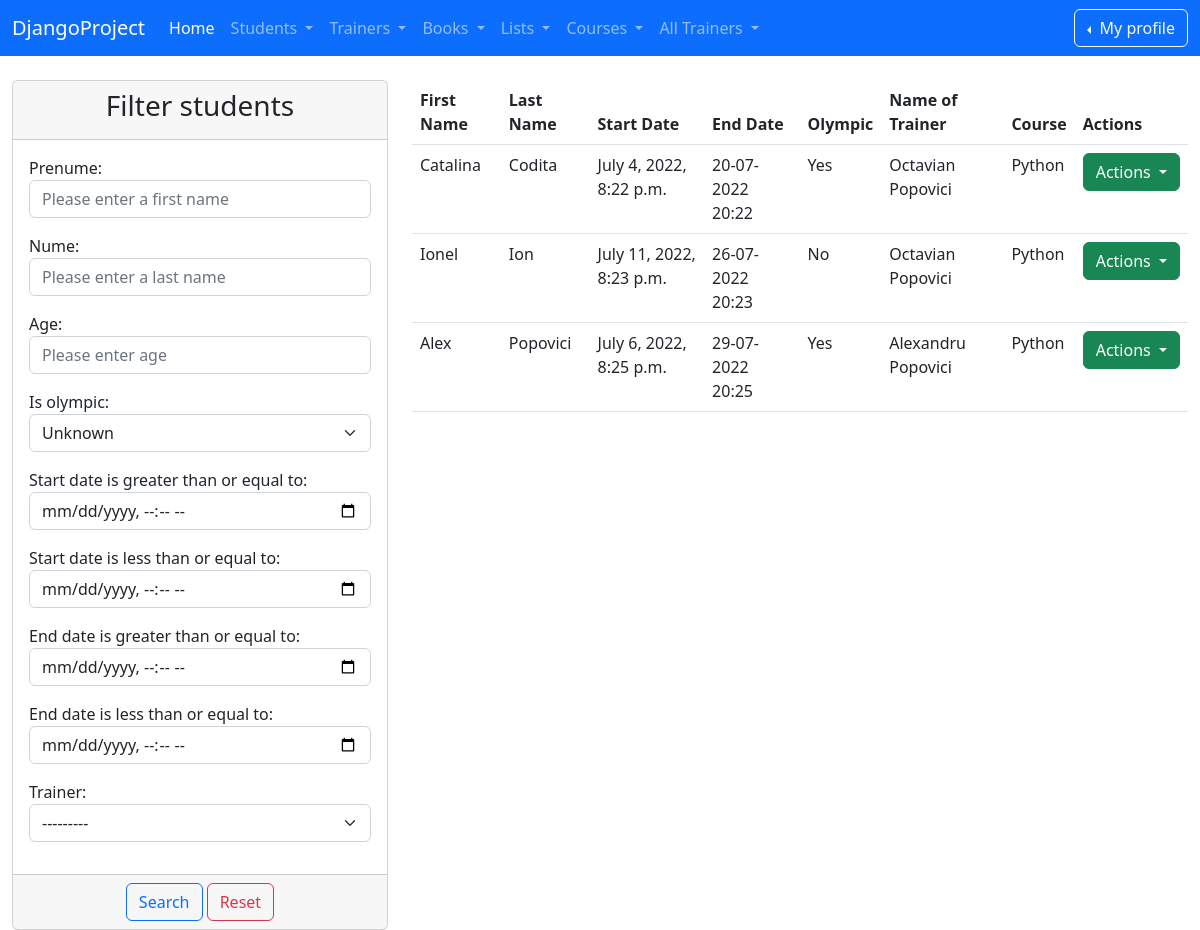
/list_of_students/ (signed in), run on an earlier commit of the app's database.
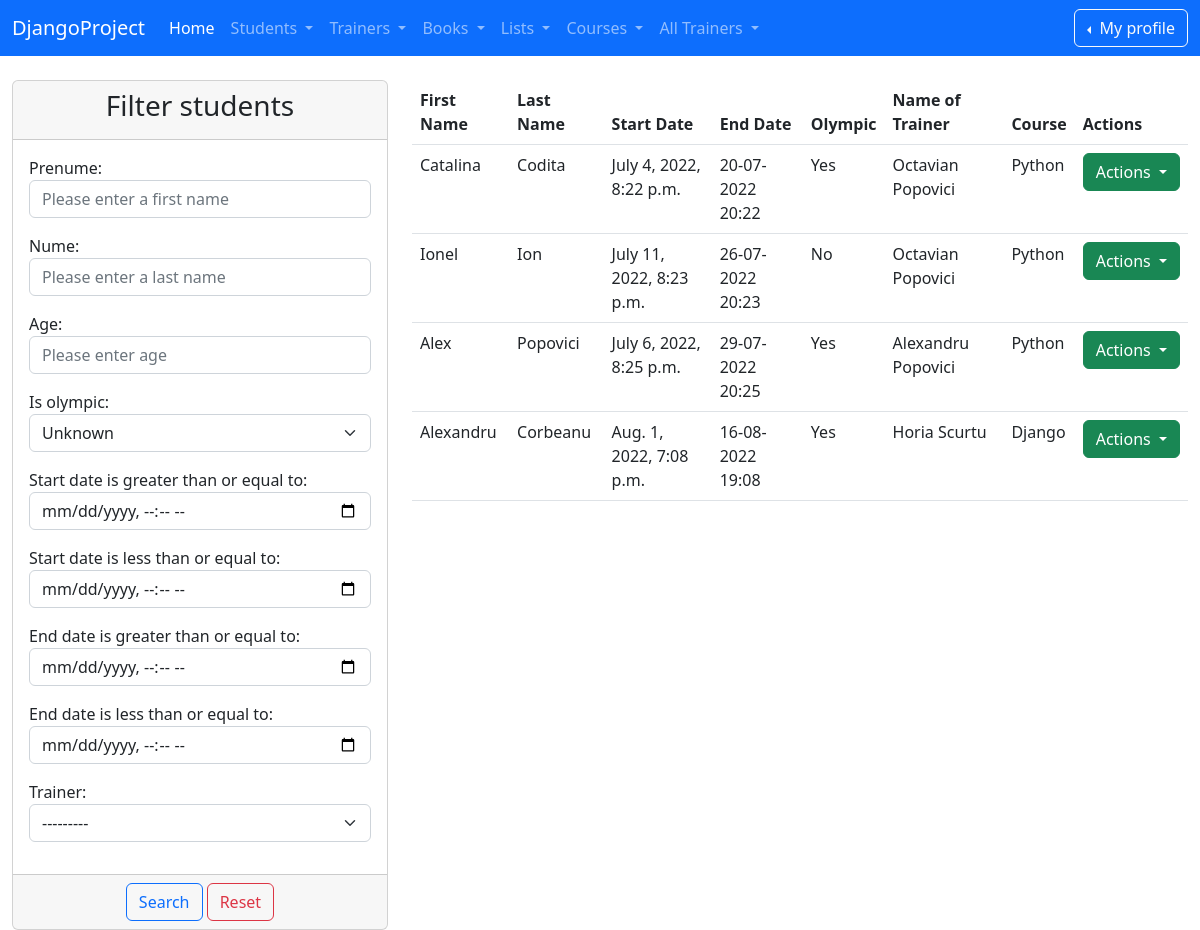
And on a later commit of the database.
### student/models.py (models this page shows)
class Student(models.Model):
    first_name = models.CharField(max_length=30)
    last_name = models.CharField(max_length=30)
    age = models.IntegerField()
    is_olympic = models.BooleanField(default=False)
    address = models.CharField(max_length=150)
    email = models.EmailField(max_length=50)
    description = models.TextField(max_length=300)
    start_date = models.DateTimeField()
    end_date = models.DateTimeField()
    trainer = models.ForeignKey(Trainer, on_delete=models.CASCADE, null=True)
    active = models.BooleanField(default=True)
    created_at = models.DateTimeField(auto_now_add=True)
    updated_at = models.DateTimeField(auto_now=True)
    def __str__(self):
        return f"{self.first_name} {self.last_name}"

### trainer/models.py (models this page shows)
class Trainer(models.Model):
    first_name = models.CharField(max_length=30)
    last_name = models.CharField(max_length=30)
    department = models.CharField(max_length=30)
    course = models.CharField(max_length=30)
    description = models.TextField(max_length=300)
    start_date = models.DateTimeField()
    end_date = models.DateTimeField()
    image = models.ImageField(upload_to='images/', null=True)
    active = models.BooleanField(default=True)
    created_at = models.DateTimeField(auto_now_add=True)
    updated_at = models.DateTimeField(auto_now=True)
    def __str__(self):
        return f"{self.first_name} {self.last_name}"

### student/views.py (the view)
# urls.py: path('list_of_students/', views.StudentListView.as_view(), name='list-of-students'),
class StudentListView(LoginRequiredMixin, PermissionRequiredMixin, ListView):
    template_name = 'student/list_of_students.html'
    model = Student
    context_object_name = 'all_students'
    permission_required = 'student.view_student'
    def get_context_data(self, **kwargs): #getting data from other tables
        data = super(StudentListView, self).get_context_data(**kwargs)
        students = Student.objects.all()
        myFilter = StudentFilter(self.request.GET, queryset=students)
        data['all_students'] = myFilter.qs
        data['my_filter'] = myFilter
        return data

### djangoProject/context_processors.py (called while the page is built)
def get_all_trainers(request):
    return {'trainers': Trainer.objects.all()}

### templates/student/list_of_students.html (shortened to what the changed rows need)
{% extends 'base.html' %}
{% block content %}
    <div class="container-fluid">
        <div class="row">
        <div class="col-md-8 gy-4">
            {% if all_students %}
                <div class="container-fluid">
                    <div class="row">
                            <table class="table">
                                <thead>
                                <tr>
                                    <th>First Name</th>
                                    <th>Last Name</th>
                                    <th>Start Date</th>
                                    <th>End Date</th>
                                    <th>Olympic</th>
                                    <th>Name of Trainer</th>
                                    <th>Course</th>
                                    <th>Actions</th>
                                </tr>
                                </thead>
                                <tbody>
                                {% for student in all_students %}
                                    <tr>
                                        <td>{{ student.first_name }}</td>
                                        <td>{{ student.last_name }}</td>
                                        <td>{{ student.start_date }}</td>
                                        <td>{{ student.end_date|date:'d-m-Y H:i' }}</td>
                                        <td>
                                            {% if student.is_olympic %}
                                                Yes
                                            {% else %}
                                                No
                                            {% endif %}
                                        </td>
                                        <td>
                                            {% if student.trainer %}
                                                {{ student.trainer }}
                                            {% else %}
                                                No Trainer
                                            {% endif %}
                                        </td>
                                        <td>
                                            {% if student.trainer.course %}
                                                {{ student.trainer.course }}
                                            {% else %}
                                                No Course
                                            {% endif %}
                                        </td>
                                        <td>
                                            <div class="dropdown">
                                                <button class="btn btn-success dropdown-toggle" type="button"
                                                        data-bs-toggle="dropdown" aria-expanded="false">
                                                    Actions
                                                </button>
                                            </div>
                                        </td>
                                    </tr>
                                {% endfor %}
                                </tbody>
                            </table>
                        </div>
                    </div>
                </div>
            {% else %}
                <div>
                    <h3 class="text-center">No students</h3>
                </div>
            {% endif %}
{% endblock %}

What changed in the data, as far as the page shows it:
added Student: first_name "Alexandru", last_name "Corbeanu", start_date "Aug. 1, 2022, 7:08 p.m.", end_date "16-08-2022 19:08", is_olympic "Yes", trainer "Horia Scurtu", trainer.course "Django"
